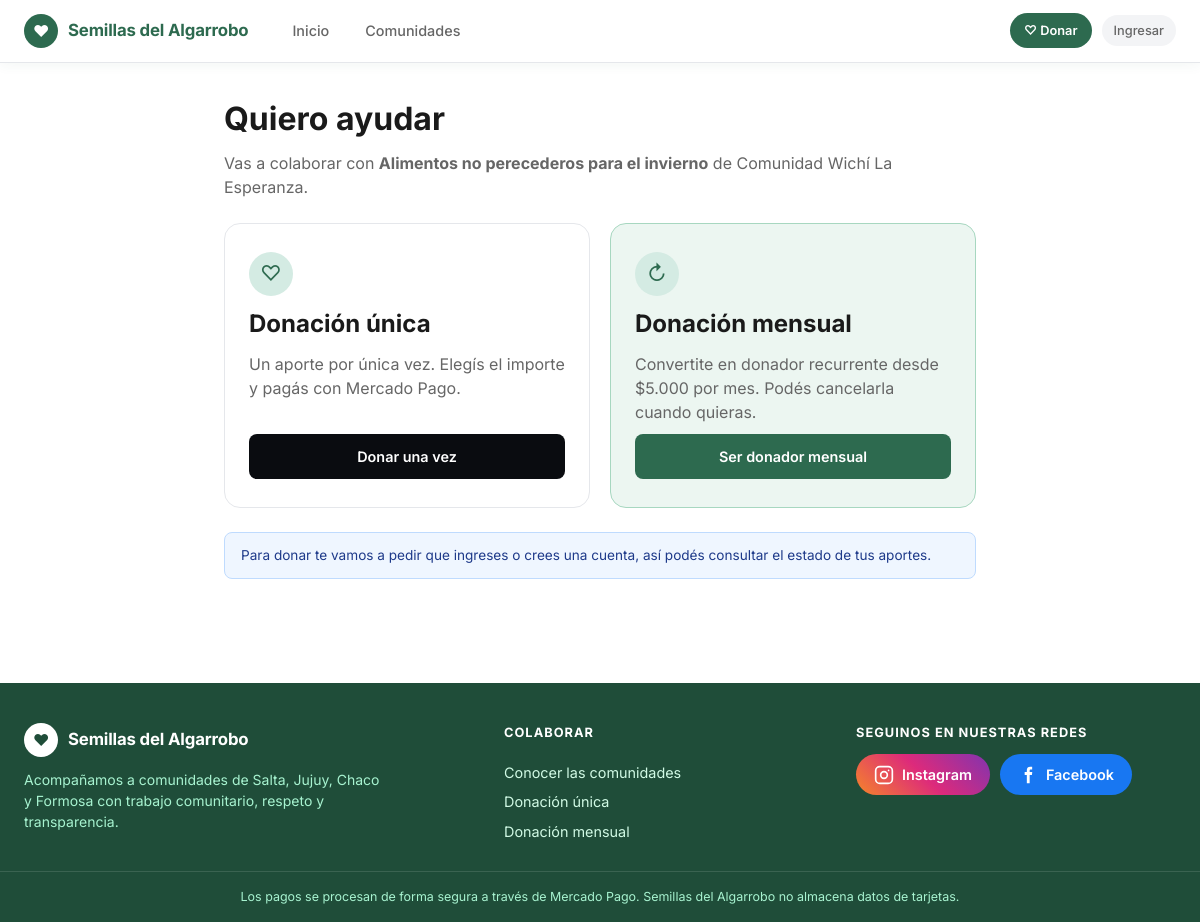
The page /donar/?necesidad=1 on the database its author committed.
### communities/models.py (models this page shows, shortened)
class Need(models.Model):
    class Category(models.TextChoices):
        ALIMENTOS = 'Alimentos', 'Alimentos'
        AGUA = 'Agua', 'Agua'
        SALUD = 'Salud', 'Salud'
        ROPA = 'Ropa', 'Ropa'
        EDUCACION = 'Educación', 'Educación'
        VIVIENDA = 'Vivienda', 'Vivienda'
        OTRO = 'Otro', 'Otro'
    class Status(models.TextChoices):
        ACTIVE = 'activa', 'Activa'
        COMPLETED = 'completada', 'Completada'
        CANCELLED = 'cancelada', 'Cancelada'
    community = models.ForeignKey(
        Community,
        on_delete=models.CASCADE,
        related_name='needs',
        verbose_name='comunidad',
    )
    title = models.CharField('título', max_length=200)
    description = models.TextField('descripción')
    category = models.CharField('categoría', max_length=50, choices=Category.choices)
    target_amount = models.DecimalField('monto objetivo', max_digits=12, decimal_places=2)
    is_urgent = models.BooleanField('urgente', default=False)
    status = models.CharField(
        'estado',
        max_length=20,
        choices=Status.choices,
        default=Status.ACTIVE,
    )
    created_at = models.DateTimeField(auto_now_add=True)
    updated_at = models.DateTimeField(auto_now=True)
    class Meta:
        verbose_name = 'necesidad'
        verbose_name_plural = 'necesidades'
        ordering = ['-is_urgent', '-created_at']

class Community(models.Model):
    class Province(models.TextChoices):
        SALTA = 'Salta', 'Salta'
        JUJUY = 'Jujuy', 'Jujuy'
        CHACO = 'Chaco', 'Chaco'
        FORMOSA = 'Formosa', 'Formosa'
    owner = models.OneToOneField(
        settings.AUTH_USER_MODEL,
        on_delete=models.CASCADE,
        related_name='community_profile',
        verbose_name='usuario responsable',
        null=True,
        blank=True,
    )
    name = models.CharField('nombre', max_length=200)
    description = models.TextField('descripción')
    province = models.CharField('provincia', max_length=50, choices=Province.choices)
    population = models.PositiveIntegerField('población')
    location = models.CharField(
        'ubicación general', max_length=200, blank=True,
        help_text='Ej: "Paraje El Algarrobo, departamento San Martín". Sin direcciones exactas.',
    )
    email = models.EmailField('email de contacto')
    image = models.ImageField(
        'imagen (anterior)', upload_to='communities/', blank=True, null=True,
        help_text='Campo anterior. Para nuevas fotos usá la galería de abajo.',
    )
    image_url = models.CharField(
        'URL de imagen', max_length=500, blank=True,
        help_text='Opcional. Se usa solo si la comunidad no tiene fotos en la galería.',
    )
    is_featured = models.BooleanField(
        'destacar en el inicio', default=False,
        help_text='Si está marcada, se muestra como comunidad destacada antes que el cálculo automático de prioridad.',
    )
    is_active = models.BooleanField('activa', default=True)
    created_at = models.DateTimeField(auto_now_add=True)
    class Meta:
        verbose_name = 'comunidad'
        verbose_name_plural = 'comunidades'
        ordering = ['name']

### donations/models.py (models this page shows, shortened)
class DonorTier(models.Model):
    name = models.CharField('nombre', max_length=80)
    slug = models.SlugField('identificador', max_length=80, unique=True)
    amount = models.DecimalField('importe mensual (ARS)', max_digits=12, decimal_places=2)
    frequency_months = models.PositiveSmallIntegerField(
        'frecuencia (meses)', default=1,
        help_text='Cada cuántos meses se realiza el cobro. 1 = mensual.',
    )
    description = models.TextField('descripción')
    purpose = models.CharField(
        'finalidad simbólica', max_length=255, blank=True,
        help_text='Frase breve sobre a qué contribuye este aporte. No prometer beneficios no definidos.',
    )
    order = models.PositiveSmallIntegerField('orden', default=0)
    is_highlighted = models.BooleanField('destacado', default=False)
    is_active = models.BooleanField('activo', default=True)
    class Meta:
        verbose_name = 'nivel de donador'
        verbose_name_plural = 'niveles de donador'
        ordering = ['order', 'amount']

### donations/views.py (the view)
# urls.py: path('', views.donate_start, name='start'),
def donate_start(request):
    community, need = _context_target(request)
    return render(request, 'donations/start.html', {
        'community': community,
        'need': need,
        'tiers': DonorTier.objects.filter(is_active=True),
    })

### config/context_processors.py (called while the page is built)
def site(request):
    return {
        'SITE_NAME': settings.SITE_NAME,
        'SOCIAL_LINKS': settings.SOCIAL_LINKS,
    }

### donations/views.py (called while the page is built)
def _context_target(request):
    community = need = None
    need_id = request.GET.get('necesidad') or request.POST.get('need')
    community_id = request.GET.get('comunidad') or request.POST.get('community')
    if need_id and str(need_id).isdigit():
        need = Need.objects.filter(pk=need_id, status=Need.Status.ACTIVE, community__is_active=True) \
            .select_related('community').first()
        community = need.community if need else None
    if community is None and community_id and str(community_id).isdigit():
        community = Community.objects.filter(pk=community_id, is_active=True).first()
    return community, need

### templates/donations/start.html (shortened to what this page needs)
{% extends 'includes/navbar.html' %}
{% load humanize %}
{% block content %}
<main class="page-content page-narrow">
    <div class="page-header">
        <h1>Quiero ayudar</h1>
        <p class="page-subtitle">
            {% if need %}Vas a colaborar con <strong>{{ need.title }}</strong> de {{ community.name }}.
            {% elif community %}Vas a colaborar con <strong>{{ community.name }}</strong>.
            {% else %}Elegí cómo querés acompañar el trabajo de {{ SITE_NAME }}.{% endif %}
        </p>
    </div>
    <div class="choice-grid">
        <a class="choice-card" href="{% url 'donations:one_time' %}{% if need %}?necesidad={{ need.pk }}{% elif community %}?comunidad={{ community.pk }}{% endif %}">
            <span class="choice-icon" aria-hidden="true">♡</span>
            <h2>Donación única</h2>
            <p>Un aporte por única vez. Elegís el importe y pagás con Mercado Pago.</p>
            <span class="btn btn-primary btn-full">Donar una vez</span>
        </a>
        <a class="choice-card choice-card-accent" href="{% url 'donations:monthly' %}">
            <span class="choice-icon" aria-hidden="true">↻</span>
            <h2>Donación mensual</h2>
            <p>Convertite en donador recurrente{% if tiers %} desde ${{ tiers.0.amount|floatformat:0|intcomma }} por mes{% endif %}. Podés cancelarla cuando quieras.</p>
            <span class="btn btn-brand btn-full">Ser donador mensual</span>
        </a>
    </div>
    {% if not user.is_authenticated %}
    <div class="notice-box notice-info">Para donar te vamos a pedir que ingreses o crees una cuenta, así podés consultar el estado de tus aportes.</div>
    {% endif %}
</main>
{% endblock %}

### static/css/styles.css (style rules this page uses)
:root { --green-bg: #d4ebe3; --green-brand: #2d6a4f; --dark: #0a0c10; --text: #1a1a1a; --text-muted: #666; --border: #e5e7eb; --bg-input: #f3f4f6; --white: #fff; --red: #dc2626; --orange: #ea580c; --pink: #db2777; --blue: #2563eb; --yellow-bg: #fef9c3; --yellow-border: #fde047; --blue-bg: #eff6ff; --radius: 12px; --shadow: 0 4px 24px rgba(0,0,0,.08); }
* { box-sizing: border-box; margin: 0; padding: 0; }
body { font-family: 'Inter', -apple-system, BlinkMacSystemFont, sans-serif; color: var(--text); background: var(--white); line-height: 1.5; }
.btn { display: inline-flex; align-items: center; justify-content: center; gap: 8px; padding: 12px 20px; border-radius: 8px; font-size: 0.9rem; font-weight: 600; font-family: inherit; cursor: pointer; border: none; text-decoration: none; transition: opacity .2s; }
.btn-primary { background: var(--dark); color: var(--white); }
.btn-full { width: 100%; }
.page-content { max-width: 1200px; margin: 0 auto; padding: 32px 24px 64px; }
.page-narrow { max-width: 800px; }
.page-header { margin-bottom: 24px; }
.page-header h1, .page-title { font-size: 2rem; font-weight: 700; margin-bottom: 8px; }
.page-subtitle { color: var(--text-muted); }
.notice-box { background: var(--yellow-bg); border: 1px solid var(--yellow-border); border-radius: 8px; padding: 12px 16px; font-size: 0.85rem; margin: 16px 0; }
:root { --green-dark: #1f4d39; --green-soft: #ecf6f1; --amber: #d97706; --amber-bg: #fffbeb; --success: #15803d; --success-bg: #f0fdf4; }
.btn-brand { background: var(--green-brand); color: var(--white); }
.notice-info { background: var(--blue-bg); border: 1px solid #bfdbfe; color: #1e3a8a; margin-top: 24px; }
.choice-grid { display: grid; grid-template-columns: repeat(auto-fit, minmax(min(260px, 100%), 1fr)); gap: 20px; margin-bottom: 20px; }
.choice-card { display: flex; flex-direction: column; gap: 10px; text-decoration: none; color: inherit; border: 1px solid var(--border); border-radius: 16px; padding: 28px 24px; background: var(--white); transition: border-color .15s, box-shadow .15s, transform .15s; }
.choice-card p { color: var(--text-muted); flex: 1; }
.choice-card-accent { background: var(--green-soft); border-color: #a7d7c0; }
.choice-icon { width: 44px; height: 44px; border-radius: 50%; background: var(--green-bg); color: var(--green-brand); display: inline-flex; align-items: center; justify-content: center; font-size: 1.3rem; }

### rows shown on the page
Need: title "Alimentos no perecederos para el invierno"
Community: name "Comunidad Wichí La Esperanza"
DonorTier: amount "5.000"

### other values the page prints
{{ SITE_NAME }} "Semillas del Algarrobo"
